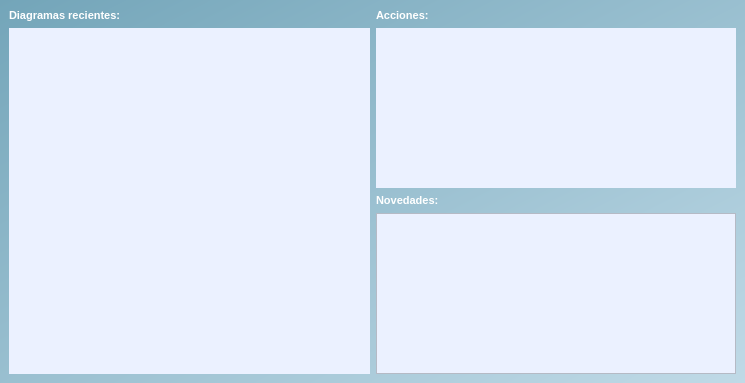
<?xml version="1.0" encoding="UTF-8"?>
<ui version="4.0">
 <class>WgBienvenida</class>
 <widget class="QWidget" name="WgBienvenida">
  <property name="geometry">
   <rect>
    <x>0</x>
    <y>0</y>
    <width>745</width>
    <height>383</height>
   </rect>
  </property>
  <property name="windowTitle">
   <string>Bienvenido</string>
  </property>
  <layout class="QVBoxLayout" name="verticalLayout_3">
   <property name="spacing">
    <number>0</number>
   </property>
   <property name="leftMargin">
    <number>0</number>
   </property>
   <property name="topMargin">
    <number>0</number>
   </property>
   <property name="rightMargin">
    <number>0</number>
   </property>
   <property name="bottomMargin">
    <number>0</number>
   </property>
   <item>
    <widget class="QWidget" name="wgBackGround" native="true">
     <property name="styleSheet">
      <string notr="true">#wgBackGround{
background-color: qlineargradient(spread:pad, x1:0, y1:0, x2:1, y2:1, stop:0 rgba(115, 165, 185, 255), stop:1 rgba(192, 218, 231, 255));
}
QListWidget, QWebView{
background-color:#EBF1FF;
}</string>
     </property>
     <layout class="QHBoxLayout" name="horizontalLayout_2">
      <item>
       <layout class="QVBoxLayout" name="verticalLayout_2">
        <property name="sizeConstraint">
         <enum>QLayout::SetMaximumSize</enum>
        </property>
        <item>
         <widget class="QLabel" name="label_2">
          <property name="font">
           <font>
            <weight>75</weight>
            <bold>true</bold>
           </font>
          </property>
          <property name="text">
           <string>&lt;!DOCTYPE HTML PUBLIC &quot;-//W3C//DTD HTML 4.0//EN&quot; &quot;http://www.w3.org/TR/REC-html40/strict.dtd&quot;&gt;
&lt;html&gt;&lt;head&gt;&lt;meta name=&quot;qrichtext&quot; content=&quot;1&quot; /&gt;&lt;style type=&quot;text/css&quot;&gt;
p, li { white-space: pre-wrap; }
&lt;/style&gt;&lt;/head&gt;&lt;body style=&quot; font-family:'MS Shell Dlg 2'; font-size:8.25pt; font-weight:400; font-style:normal;&quot;&gt;
&lt;p style=&quot; margin-top:0px; margin-bottom:0px; margin-left:0px; margin-right:0px; -qt-block-indent:0; text-indent:0px;&quot;&gt;&lt;span style=&quot; font-size:8pt; font-weight:600; color:#ffffff;&quot;&gt;Diagramas recientes:&lt;/span&gt;&lt;/p&gt;&lt;/body&gt;&lt;/html&gt;</string>
          </property>
          <property name="textFormat">
           <enum>Qt::RichText</enum>
          </property>
         </widget>
        </item>
        <item>
         <widget class="QListWidget" name="lstRecientes">
          <property name="sizePolicy">
           <sizepolicy hsizetype="Expanding" vsizetype="Expanding">
            <horstretch>0</horstretch>
            <verstretch>0</verstretch>
           </sizepolicy>
          </property>
          <property name="styleSheet">
           <string notr="true">s</string>
          </property>
          <property name="frameShape">
           <enum>QFrame::NoFrame</enum>
          </property>
          <property name="autoScrollMargin">
           <number>16</number>
          </property>
          <property name="selectionMode">
           <enum>QAbstractItemView::SingleSelection</enum>
          </property>
          <property name="iconSize">
           <size>
            <width>32</width>
            <height>32</height>
           </size>
          </property>
          <property name="movement">
           <enum>QListView::Static</enum>
          </property>
          <property name="resizeMode">
           <enum>QListView::Adjust</enum>
          </property>
          <property name="layoutMode">
           <enum>QListView::Batched</enum>
          </property>
          <property name="spacing">
           <number>4</number>
          </property>
         </widget>
        </item>
       </layout>
      </item>
      <item>
       <layout class="QVBoxLayout" name="verticalLayout">
        <property name="sizeConstraint">
         <enum>QLayout::SetFixedSize</enum>
        </property>
        <item>
         <widget class="QLabel" name="label_3">
          <property name="font">
           <font>
            <weight>75</weight>
            <bold>true</bold>
           </font>
          </property>
          <property name="text">
           <string>&lt;!DOCTYPE HTML PUBLIC &quot;-//W3C//DTD HTML 4.0//EN&quot; &quot;http://www.w3.org/TR/REC-html40/strict.dtd&quot;&gt;
&lt;html&gt;&lt;head&gt;&lt;meta name=&quot;qrichtext&quot; content=&quot;1&quot; /&gt;&lt;style type=&quot;text/css&quot;&gt;
p, li { white-space: pre-wrap; }
&lt;/style&gt;&lt;/head&gt;&lt;body style=&quot; font-family:'MS Shell Dlg 2'; font-size:8.25pt; font-weight:400; font-style:normal;&quot;&gt;
&lt;p style=&quot; margin-top:0px; margin-bottom:0px; margin-left:0px; margin-right:0px; -qt-block-indent:0; text-indent:0px;&quot;&gt;&lt;span style=&quot; font-size:8pt; font-weight:600; color:#ffffff;&quot;&gt;Acciones:&lt;/span&gt;&lt;/p&gt;&lt;/body&gt;&lt;/html&gt;</string>
          </property>
          <property name="textFormat">
           <enum>Qt::RichText</enum>
          </property>
         </widget>
        </item>
        <item>
         <widget class="QListWidget" name="lstAcciones">
          <property name="minimumSize">
           <size>
            <width>0</width>
            <height>120</height>
           </size>
          </property>
          <property name="focusPolicy">
           <enum>Qt::NoFocus</enum>
          </property>
          <property name="frameShape">
           <enum>QFrame::NoFrame</enum>
          </property>
          <property name="selectionMode">
           <enum>QAbstractItemView::NoSelection</enum>
          </property>
          <property name="spacing">
           <number>5</number>
          </property>
         </widget>
        </item>
        <item>
         <widget class="QLabel" name="label_4">
          <property name="text">
           <string>&lt;!DOCTYPE HTML PUBLIC &quot;-//W3C//DTD HTML 4.0//EN&quot; &quot;http://www.w3.org/TR/REC-html40/strict.dtd&quot;&gt;
&lt;html&gt;&lt;head&gt;&lt;meta name=&quot;qrichtext&quot; content=&quot;1&quot; /&gt;&lt;style type=&quot;text/css&quot;&gt;
p, li { white-space: pre-wrap; }
&lt;/style&gt;&lt;/head&gt;&lt;body style=&quot; font-family:'MS Shell Dlg 2'; font-size:8.25pt; font-weight:400; font-style:normal;&quot;&gt;
&lt;p style=&quot; margin-top:0px; margin-bottom:0px; margin-left:0px; margin-right:0px; -qt-block-indent:0; text-indent:0px;&quot;&gt;&lt;span style=&quot; font-size:8pt; font-weight:600; color:#ffffff;&quot;&gt;Novedades:&lt;/span&gt;&lt;/p&gt;&lt;/body&gt;&lt;/html&gt;</string>
          </property>
          <property name="textFormat">
           <enum>Qt::RichText</enum>
          </property>
         </widget>
        </item>
        <item>
         <widget class="QListWidget" name="lstNews"/>
        </item>
       </layout>
      </item>
     </layout>
    </widget>
   </item>
  </layout>
 </widget>
 <resources/>
 <connections/>
</ui>
